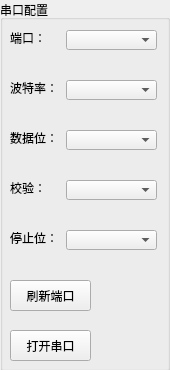
<?xml version="1.0" encoding="UTF-8"?>
<ui version="4.0">
 <class>Serial_base</class>
 <widget class="QWidget" name="Serial_base">
  <property name="geometry">
   <rect>
    <x>0</x>
    <y>0</y>
    <width>170</width>
    <height>370</height>
   </rect>
  </property>
  <property name="windowTitle">
   <string>Form</string>
  </property>
  <widget class="QGroupBox" name="groupBox">
   <property name="geometry">
    <rect>
     <x>0</x>
     <y>0</y>
     <width>170</width>
     <height>371</height>
    </rect>
   </property>
   <property name="title">
    <string>串口配置</string>
   </property>
   <widget class="QLabel" name="label_3">
    <property name="geometry">
     <rect>
      <x>10</x>
      <y>30</y>
      <width>36</width>
      <height>16</height>
     </rect>
    </property>
    <property name="text">
     <string>端口：</string>
    </property>
   </widget>
   <widget class="QComboBox" name="PortBox">
    <property name="geometry">
     <rect>
      <x>66</x>
      <y>30</y>
      <width>91</width>
      <height>20</height>
     </rect>
    </property>
   </widget>
   <widget class="QLabel" name="label_4">
    <property name="geometry">
     <rect>
      <x>10</x>
      <y>80</y>
      <width>48</width>
      <height>16</height>
     </rect>
    </property>
    <property name="text">
     <string>波特率：</string>
    </property>
   </widget>
   <widget class="QComboBox" name="BaudBox">
    <property name="geometry">
     <rect>
      <x>66</x>
      <y>80</y>
      <width>91</width>
      <height>20</height>
     </rect>
    </property>
   </widget>
   <widget class="QLabel" name="label_5">
    <property name="geometry">
     <rect>
      <x>10</x>
      <y>130</y>
      <width>48</width>
      <height>16</height>
     </rect>
    </property>
    <property name="text">
     <string>数据位：</string>
    </property>
   </widget>
   <widget class="QComboBox" name="BitNumBox">
    <property name="geometry">
     <rect>
      <x>66</x>
      <y>130</y>
      <width>91</width>
      <height>20</height>
     </rect>
    </property>
   </widget>
   <widget class="QLabel" name="label_6">
    <property name="geometry">
     <rect>
      <x>10</x>
      <y>180</y>
      <width>36</width>
      <height>16</height>
     </rect>
    </property>
    <property name="text">
     <string>校验：</string>
    </property>
   </widget>
   <widget class="QComboBox" name="ParityBox">
    <property name="geometry">
     <rect>
      <x>66</x>
      <y>180</y>
      <width>91</width>
      <height>20</height>
     </rect>
    </property>
   </widget>
   <widget class="QLabel" name="label_7">
    <property name="geometry">
     <rect>
      <x>10</x>
      <y>230</y>
      <width>48</width>
      <height>16</height>
     </rect>
    </property>
    <property name="text">
     <string>停止位：</string>
    </property>
   </widget>
   <widget class="QComboBox" name="StopBox">
    <property name="geometry">
     <rect>
      <x>66</x>
      <y>230</y>
      <width>91</width>
      <height>20</height>
     </rect>
    </property>
   </widget>
   <widget class="QPushButton" name="flshButton">
    <property name="geometry">
     <rect>
      <x>10</x>
      <y>280</y>
      <width>81</width>
      <height>31</height>
     </rect>
    </property>
    <property name="text">
     <string>刷新端口</string>
    </property>
   </widget>
   <widget class="QPushButton" name="openButton">
    <property name="geometry">
     <rect>
      <x>10</x>
      <y>330</y>
      <width>81</width>
      <height>31</height>
     </rect>
    </property>
    <property name="text">
     <string>打开串口</string>
    </property>
   </widget>
  </widget>
 </widget>
 <resources/>
 <connections/>
</ui>
